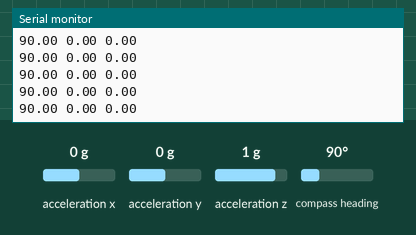
Simulated run of this sketch. Board: Arduino Uno, built with avr-gcc and run on an emulated ATmega328P. On the bench: the last lines printed to the serial monitor. The inputs (shaded band) are chosen by the test bench; at power-on: acceleration x 0 g, acceleration y 0 g, acceleration z 1 g, compass heading 90°.

Above: at 1.2 s.
1.3 s: acceleration x set to -1.4 g
At 2.2 s:
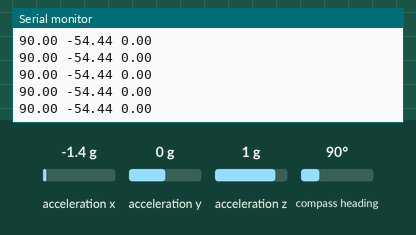
4.3 s: acceleration y set to -1.4 g
At 4.9 s:
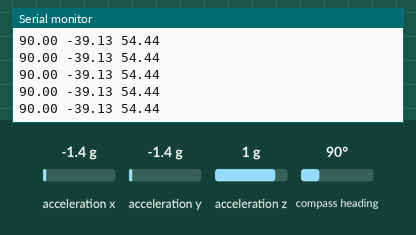
7.3 s: acceleration z set to -1.4 g
At 8.0 s:
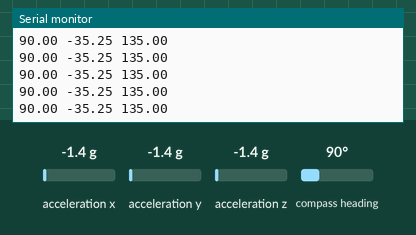
8.8 s: compass heading set to 7°
At 9.8 s:
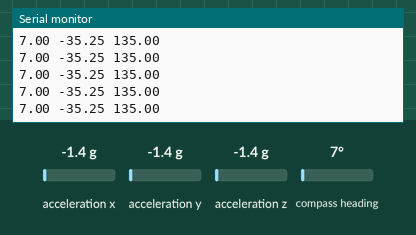
Timing chart, 0 to 11.3 s (numbered marks = the images above; inputs shaded):
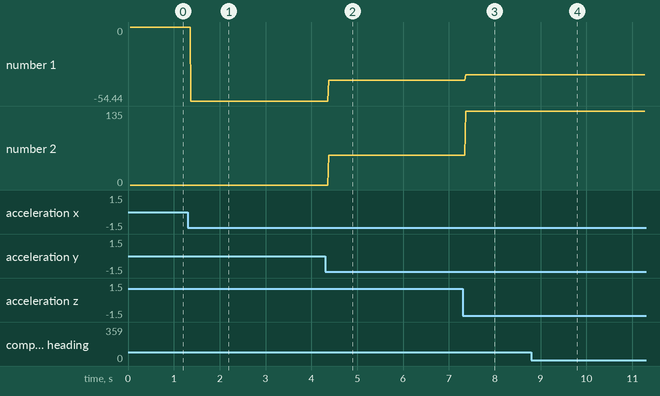

Measured:
- after the input at 1.3 s, the serial monitor: prints a new line after 0.07 s (image 1)
- after the input at 4.3 s, the serial monitor: prints a new line after 0.08 s (image 2)
- after the input at 7.3 s, the serial monitor: prints a new line after 0.07 s (image 3)
- after the input at 8.8 s, the serial monitor: prints a new line after 0.08 s (image 4)
- plotted number 1: 0 → -54.44 after the input at 1.3 s, -54.44 → -39.13 after the input at 4.3 s, -39.13 → -35.25 after the input at 7.3 s
- plotted number 2: 0 → 54.44 after the input at 4.3 s, 54.44 → 135 after the input at 7.3 s

The sketch:

Teste_BNO055.ino
```cpp
#include <Wire.h>
//============Bibliotecas BNO055===================
#include <Adafruit_Sensor.h>
#include <Adafruit_BNO055.h>
#include <utility/imumaths.h>
//=================================================
float eixo_x, eixo_y, eixo_z;
Adafruit_BNO055 bno = Adafruit_BNO055(55);
void checkBNO();
void setup() {
  Serial.begin(9600);
  checkBNO();
}

void loop() {
  imu::Vector<3> euler = bno.getVector(Adafruit_BNO055::VECTOR_EULER);

  eixo_x = euler.x();
  eixo_y = euler.y();
  eixo_z = euler.z();

  Serial.print(eixo_x);
  Serial.print(" ");
  Serial.print(eixo_y);
  Serial.print(" ");
  Serial.println(eixo_z);

}
void checkBNO() {
  Serial.print("Detectando sensor BNO055...");
  while (!bno.begin()) {
    /* There was a problem detecting the BNO055 ... check your connections */
    Serial.println("[ERRO] verificar fiacao ou o integridade do modulo BNO055");
    delay(2000);
  }
  Serial.println("BNO055 DETECTADO");
  bno.setExtCrystalUse(true);
}
```
